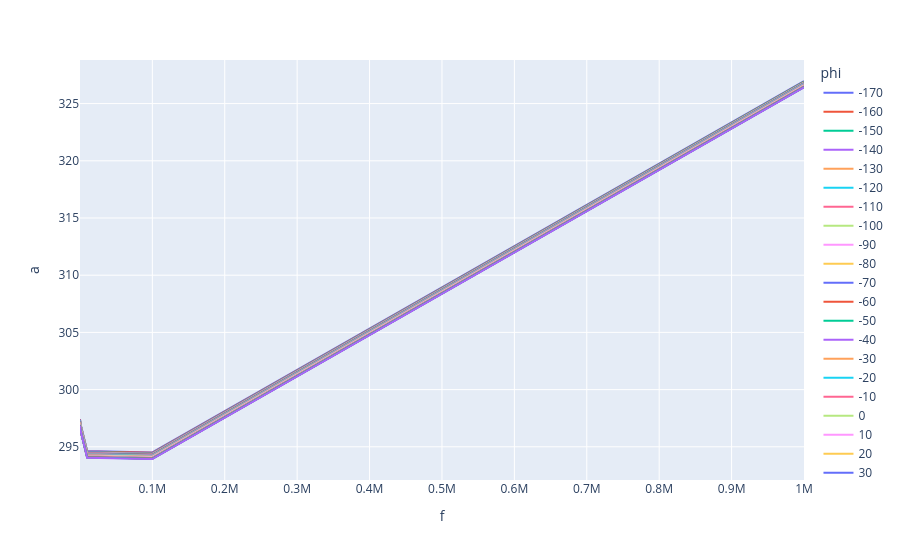

Write notebook code for a chart like this one.
### Code cell
dfplt = pd.read_csv(file_path)
fig = px.line(dfplt, x='f', y='a', color='phi')
clear_output(wait=True)
display(fig)

### Figure 1 — Plotly figure (JSON) as saved in the notebook; plotly's stock layout.template omitted (floating-point values rounded to 4 significant figures)
{"data": [{"hovertemplate": "phi=-170<br>f=%{x}<br>a=%{y}<extra></extra>", "legendgroup": "-170", "line": {"color": "#636efa", "dash": "solid"}, "marker": {"symbol": "circle"}, "mode": "lines", "name": "-170", "orientation": "v", "showlegend": true, "type": "scatter", "x": [100, 1000, 10000, 100000, 1000000], "xaxis": "x", "y": [297.4, 297.0, 294.6, 294.5, 327.0], "yaxis": "y"}, {"hovertemplate": "phi=-160<br>f=%{x}<br>a=%{y}<extra></extra>", "legendgroup": "-160", "line": {"color": "#EF553B", "dash": "solid"}, "marker": {"symbol": "circle"}, "mode": "lines", "name": "-160", "orientation": "v", "showlegend": true, "type": "scatter", "x": [100, 1000, 10000, 100000, 1000000], "xaxis": "x", "y": [297.4, 296.9, 294.6, 294.5, 326.9], "yaxis": "y"}, {"hovertemplate": "phi=-150<br>f=%{x}<br>a=%{y}<extra></extra>", "legendgroup": "-150", "line": {"color": "#00cc96", "dash": "solid"}, "marker": {"symbol": "circle"}, "mode": "lines", "name": "-150", "orientation": "v", "showlegend": true, "type": "scatter", "x": [100, 1000, 10000, 100000, 1000000], "xaxis": "x", "y": [297.3, 296.9, 294.5, 294.4, 326.9], "yaxis": "y"}, {"hovertemplate": "phi=-140<br>f=%{x}<br>a=%{y}<extra></extra>", "legendgroup": "-140", "line": {"color": "#ab63fa", "dash": "solid"}, "marker": {"symbol": "circle"}, "mode": "lines", "name": "-140", "orientation": "v", "showlegend": true, "type": "scatter", "x": [100, 1000, 10000, 100000, 1000000], "xaxis": "x", "y": [297.3, 296.8, 294.5, 294.4, 326.9], "yaxis": "y"}, {"hovertemplate": "phi=-130<br>f=%{x}<br>a=%{y}<extra></extra>", "legendgroup": "-130", "line": {"color": "#FFA15A", "dash": "solid"}, "marker": {"symbol": "circle"}, "mode": "lines", "name": "-130", "orientation": "v", "showlegend": true, "type": "scatter", "x": [100, 1000, 10000, 100000, 1000000], "xaxis": "x", "y": [297.3, 296.8, 294.5, 294.4, 326.8], "yaxis": "y"}, {"hovertemplate": "phi=-120<br>f=%{x}<br>a=%{y}<extra></extra>", "legendgroup": "-120", "line": {"color": "#19d3f3", "dash": "solid"}, "marker": {"symbol": "circle"}, "mode": "lines", "name": "-120", "orientation": "v", "showlegend": true, "type": "scatter", "x": [100, 1000, 10000, 100000, 1000000], "xaxis": "x", "y": [297.3, 296.8, 294.5, 294.3, 326.8], "yaxis": "y"}, {"hovertemplate": "phi=-110<br>f=%{x}<br>a=%{y}<extra></extra>", "legendgroup": "-110", "line": {"color": "#FF6692", "dash": "solid"}, "marker": {"symbol": "circle"}, "mode": "lines", "name": "-110", "orientation": "v", "showlegend": true, "type": "scatter", "x": [100, 1000, 10000, 100000, 1000000], "xaxis": "x", "y": [297.2, 296.8, 294.4, 294.3, 326.8], "yaxis": "y"}, {"hovertemplate": "phi=-100<br>f=%{x}<br>a=%{y}<extra></extra>", "legendgroup": "-100", "line": {"color": "#B6E880", "dash": "solid"}, "marker": {"symbol": "circle"}, "mode": "lines", "name": "-100", "orientation": "v", "showlegend": true, "type": "scatter", "x": [100, 1000, 10000, 100000, 1000000], "xaxis": "x", "y": [297.2, 296.8, 294.4, 294.3, 326.8], "yaxis": "y"}, {"hovertemplate": "phi=-90<br>f=%{x}<br>a=%{y}<extra></extra>", "legendgroup": "-90", "line": {"color": "#FF97FF", "dash": "solid"}, "marker": {"symbol": "circle"}, "mode": "lines", "name": "-90", "orientation": "v", "showlegend": true, "type": "scatter", "x": [100, 1000, 10000, 100000, 1000000], "xaxis": "x", "y": [297.2, 296.8, 294.4, 294.3, 326.8], "yaxis": "y"}, {"hovertemplate": "phi=-80<br>f=%{x}<br>a=%{y}<extra></extra>", "legendgroup": "-80", "line": {"color": "#FECB52", "dash": "solid"}, "marker": {"symbol": "circle"}, "mode": "lines", "name": "-80", "orientation": "v", "showlegend": true, "type": "scatter", "x": [100, 1000, 10000, 100000, 1000000], "xaxis": "x", "y": [297.2, 296.8, 294.4, 294.3, 326.8], "yaxis": "y"}, {"hovertemplate": "phi=-70<br>f=%{x}<br>a=%{y}<extra></extra>", "legendgroup": "-70", "line": {"color": "#636efa", "dash": "solid"}, "marker": {"symbol": "circle"}, "mode": "lines", "name": "-70", "orientation": "v", "showlegend": true, "type": "scatter", "x": [100, 1000, 10000, 100000, 1000000], "xaxis": "x", "y": [297.2, 296.8, 294.4, 294.3, 326.8], "yaxis": "y"}, {"hovertemplate": "phi=-60<br>f=%{x}<br>a=%{y}<extra></extra>", "legendgroup": "-60", "line": {"color": "#EF553B", "dash": "solid"}, "marker": {"symbol": "circle"}, "mode": "lines", "name": "-60", "orientation": "v", "showlegend": true, "type": "scatter", "x": [100, 1000, 10000, 100000, 1000000], "xaxis": "x", "y": [297.2, 296.7, 294.4, 294.3, 326.8], "yaxis": "y"}, {"hovertemplate": "phi=-50<br>f=%{x}<br>a=%{y}<extra></extra>", "legendgroup": "-50", "line": {"color": "#00cc96", "dash": "solid"}, "marker": {"symbol": "circle"}, "mode": "lines", "name": "-50", "orientation": "v", "showlegend": true, "type": "scatter", "x": [100, 1000, 10000, 100000, 1000000], "xaxis": "x", "y": [297.2, 296.7, 294.4, 294.3, 326.8], "yaxis": "y"}, {"hovertemplate": "phi=-40<br>f=%{x}<br>a=%{y}<extra></extra>", "legendgroup": "-40", "line": {"color": "#ab63fa", "dash": "solid"}, "marker": {"symbol": "circle"}, "mode": "lines", "name": "-40", "orientation": "v", "showlegend": true, "type": "scatter", "x": [100, 1000, 10000, 100000, 1000000], "xaxis": "x", "y": [297.2, 296.7, 294.4, 294.3, 326.7], "yaxis": "y"}, {"hovertemplate": "phi=-30<br>f=%{x}<br>a=%{y}<extra></extra>", "legendgroup": "-30", "line": {"color": "#FFA15A", "dash": "solid"}, "marker": {"symbol": "circle"}, "mode": "lines", "name": "-30", "orientation": "v", "showlegend": true, "type": "scatter", "x": [100, 1000, 10000, 100000, 1000000], "xaxis": "x", "y": [297.1, 296.7, 294.4, 294.2, 326.7], "yaxis": "y"}, {"hovertemplate": "phi=-20<br>f=%{x}<br>a=%{y}<extra></extra>", "legendgroup": "-20", "line": {"color": "#19d3f3", "dash": "solid"}, "marker": {"symbol": "circle"}, "mode": "lines", "name": "-20", "orientation": "v", "showlegend": true, "type": "scatter", "x": [100, 1000, 10000, 100000, 1000000], "xaxis": "x", "y": [297.1, 296.7, 294.3, 294.2, 326.7], "yaxis": "y"}, {"hovertemplate": "phi=-10<br>f=%{x}<br>a=%{y}<extra></extra>", "legendgroup": "-10", "line": {"color": "#FF6692", "dash": "solid"}, "marker": {"symbol": "circle"}, "mode": "lines", "name": "-10", "orientation": "v", "showlegend": true, "type": "scatter", "x": [100, 1000, 10000, 100000, 1000000], "xaxis": "x", "y": [297.1, 296.6, 294.3, 294.2, 326.6], "yaxis": "y"}, {"hovertemplate": "phi=0<br>f=%{x}<br>a=%{y}<extra></extra>", "legendgroup": "0", "line": {"color": "#B6E880", "dash": "solid"}, "marker": {"symbol": "circle"}, "mode": "lines", "name": "0", "orientation": "v", "showlegend": true, "type": "scatter", "x": [100, 1000, 10000, 100000, 1000000], "xaxis": "x", "y": [297.0, 296.6, 294.2, 294.1, 326.6], "yaxis": "y"}, {"hovertemplate": "phi=10<br>f=%{x}<br>a=%{y}<extra></extra>", "legendgroup": "10", "line": {"color": "#FF97FF", "dash": "solid"}, "marker": {"symbol": "circle"}, "mode": "lines", "name": "10", "orientation": "v", "showlegend": true, "type": "scatter", "x": [100, 1000, 10000, 100000, 1000000], "xaxis": "x", "y": [297.0, 296.5, 294.2, 294.1, 326.6], "yaxis": "y"}, {"hovertemplate": "phi=20<br>f=%{x}<br>a=%{y}<extra></extra>", "legendgroup": "20", "line": {"color": "#FECB52", "dash": "solid"}, "marker": {"symbol": "circle"}, "mode": "lines", "name": "20", "orientation": "v", "showlegend": true, "type": "scatter", "x": [100, 1000, 10000, 100000, 1000000], "xaxis": "x", "y": [297.0, 296.5, 294.2, 294.1, 326.5], "yaxis": "y"}, {"hovertemplate": "phi=30<br>f=%{x}<br>a=%{y}<extra></extra>", "legendgroup": "30", "line": {"color": "#636efa", "dash": "solid"}, "marker": {"symbol": "circle"}, "mode": "lines", "name": "30", "orientation": "v", "showlegend": true, "type": "scatter", "x": [100, 1000, 10000, 100000, 1000000], "xaxis": "x", "y": [296.9, 296.5, 294.1, 294.0, 326.5], "yaxis": "y"}, {"hovertemplate": "phi=40<br>f=%{x}<br>a=%{y}<extra></extra>", "legendgroup": "40", "line": {"color": "#EF553B", "dash": "solid"}, "marker": {"symbol": "circle"}, "mode": "lines", "name": "40", "orientation": "v", "showlegend": true, "type": "scatter", "x": [100, 1000, 10000, 100000, 1000000], "xaxis": "x", "y": [296.9, 296.4, 294.1, 294.0, 326.5], "yaxis": "y"}, {"hovertemplate": "phi=50<br>f=%{x}<br>a=%{y}<extra></extra>", "legendgroup": "50", "line": {"color": "#00cc96", "dash": "solid"}, "marker": {"symbol": "circle"}, "mode": "lines", "name": "50", "orientation": "v", "showlegend": true, "type": "scatter", "x": [100, 1000, 10000, 100000, 1000000], "xaxis": "x", "y": [296.9, 296.4, 294.1, 294.0, 326.5], "yaxis": "y"}, {"hovertemplate": "phi=60<br>f=%{x}<br>a=%{y}<extra></extra>", "legendgroup": "60", "line": {"color": "#ab63fa", "dash": "solid"}, "marker": {"symbol": "circle"}, "mode": "lines", "name": "60", "orientation": "v", "showlegend": true, "type": "scatter", "x": [100, 1000, 10000, 100000, 1000000], "xaxis": "x", "y": [296.9, 296.4, 294.1, 294.0, 326.5], "yaxis": "y"}, {"hovertemplate": "phi=70<br>f=%{x}<br>a=%{y}<extra></extra>", "legendgroup": "70", "line": {"color": "#FFA15A", "dash": "solid"}, "marker": {"symbol": "circle"}, "mode": "lines", "name": "70", "orientation": "v", "showlegend": true, "type": "scatter", "x": [100, 1000, 10000, 100000, 1000000], "xaxis": "x", "y": [296.9, 296.4, 294.1, 294.0, 326.5], "yaxis": "y"}, {"hovertemplate": "phi=80<br>f=%{x}<br>a=%{y}<extra></extra>", "legendgroup": "80", "line": {"color": "#19d3f3", "dash": "solid"}, "marker": {"symbol": "circle"}, "mode": "lines", "name": "80", "orientation": "v", "showlegend": true, "type": "scatter", "x": [100, 1000, 10000, 100000, 1000000], "xaxis": "x", "y": [296.9, 296.4, 294.1, 294.0, 326.5], "yaxis": "y"}, {"hovertemplate": "phi=90<br>f=%{x}<br>a=%{y}<extra></extra>", "legendgroup": "90", "line": {"color": "#FF6692", "dash": "solid"}, "marker": {"symbol": "circle"}, "mode": "lines", "name": "90", "orientation": "v", "showlegend": true, "type": "scatter", "x": [100, 1000, 10000, 100000, 1000000], "xaxis": "x", "y": [296.9, 296.4, 294.1, 294.0, 326.5], "yaxis": "y"}, {"hovertemplate": "phi=100<br>f=%{x}<br>a=%{y}<extra></extra>", "legendgroup": "100", "line": {"color": "#B6E880", "dash": "solid"}, "marker": {"symbol": "circle"}, "mode": "lines", "name": "100", "orientation": "v", "showlegend": true, "type": "scatter", "x": [100, 1000, 10000, 100000, 1000000], "xaxis": "x", "y": [296.9, 296.4, 294.1, 294.0, 326.5], "yaxis": "y"}, {"hovertemplate": "phi=110<br>f=%{x}<br>a=%{y}<extra></extra>", "legendgroup": "110", "line": {"color": "#FF97FF", "dash": "solid"}, "marker": {"symbol": "circle"}, "mode": "lines", "name": "110", "orientation": "v", "showlegend": true, "type": "scatter", "x": [100, 1000, 10000, 100000, 1000000], "xaxis": "x", "y": [296.9, 296.4, 294.1, 294.0, 326.5], "yaxis": "y"}, {"hovertemplate": "phi=120<br>f=%{x}<br>a=%{y}<extra></extra>", "legendgroup": "120", "line": {"color": "#FECB52", "dash": "solid"}, "marker": {"symbol": "circle"}, "mode": "lines", "name": "120", "orientation": "v", "showlegend": true, "type": "scatter", "x": [100, 1000, 10000, 100000, 1000000], "xaxis": "x", "y": [296.9, 296.4, 294.1, 294.0, 326.5], "yaxis": "y"}, {"hovertemplate": "phi=130<br>f=%{x}<br>a=%{y}<extra></extra>", "legendgroup": "130", "line": {"color": "#636efa", "dash": "solid"}, "marker": {"symbol": "circle"}, "mode": "lines", "name": "130", "orientation": "v", "showlegend": true, "type": "scatter", "x": [100, 1000, 10000, 100000, 1000000], "xaxis": "x", "y": [296.9, 296.4, 294.1, 294.0, 326.5], "yaxis": "y"}, {"hovertemplate": "phi=140<br>f=%{x}<br>a=%{y}<extra></extra>", "legendgroup": "140", "line": {"color": "#EF553B", "dash": "solid"}, "marker": {"symbol": "circle"}, "mode": "lines", "name": "140", "orientation": "v", "showlegend": true, "type": "scatter", "x": [100, 1000, 10000, 100000, 1000000], "xaxis": "x", "y": [296.9, 296.4, 294.1, 294.0, 326.5], "yaxis": "y"}, {"hovertemplate": "phi=150<br>f=%{x}<br>a=%{y}<extra></extra>", "legendgroup": "150", "line": {"color": "#00cc96", "dash": "solid"}, "marker": {"symbol": "circle"}, "mode": "lines", "name": "150", "orientation": "v", "showlegend": true, "type": "scatter", "x": [100, 1000, 10000, 100000, 1000000], "xaxis": "x", "y": [296.9, 296.4, 294.1, 294.0, 326.4], "yaxis": "y"}, {"hovertemplate": "phi=160<br>f=%{x}<br>a=%{y}<extra></extra>", "legendgroup": "160", "line": {"color": "#ab63fa", "dash": "solid"}, "marker": {"symbol": "circle"}, "mode": "lines", "name": "160", "orientation": "v", "showlegend": true, "type": "scatter", "x": [100, 1000, 10000, 100000, 1000000], "xaxis": "x", "y": [296.8, 296.4, 294.1, 293.9, 326.4], "yaxis": "y"}], "layout": {"legend": {"title": {"text": "phi"}, "tracegroupgap": 0}, "margin": {"t": 60}, "xaxis": {"anchor": "y", "domain": [0, 1], "title": {"text": "f"}}, "yaxis": {"anchor": "x", "domain": [0, 1], "title": {"text": "a"}}}}
